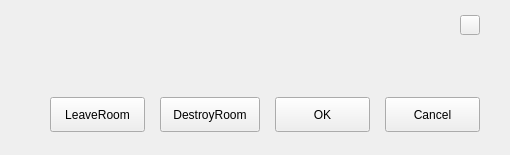
<?xml version="1.0" encoding="UTF-8"?>
<ui version="4.0">
 <class>TXMessageBox</class>
 <widget class="QWidget" name="TXMessageBox">
  <property name="geometry">
   <rect>
    <x>0</x>
    <y>0</y>
    <width>510</width>
    <height>155</height>
   </rect>
  </property>
  <property name="windowTitle">
   <string>TXMessageBox</string>
  </property>
  <layout class="QVBoxLayout" name="verticalLayout">
   <property name="spacing">
    <number>0</number>
   </property>
   <property name="leftMargin">
    <number>0</number>
   </property>
   <property name="topMargin">
    <number>0</number>
   </property>
   <property name="rightMargin">
    <number>0</number>
   </property>
   <property name="bottomMargin">
    <number>0</number>
   </property>
   <item>
    <widget class="QWidget" name="widget_bg" native="true">
     <layout class="QVBoxLayout" name="verticalLayout_2">
      <property name="spacing">
       <number>0</number>
      </property>
      <property name="leftMargin">
       <number>30</number>
      </property>
      <property name="topMargin">
       <number>10</number>
      </property>
      <property name="rightMargin">
       <number>20</number>
      </property>
      <property name="bottomMargin">
       <number>10</number>
      </property>
      <item>
       <widget class="QWidget" name="widget_title" native="true">
        <property name="minimumSize">
         <size>
          <width>0</width>
          <height>30</height>
         </size>
        </property>
        <property name="maximumSize">
         <size>
          <width>16777215</width>
          <height>30</height>
         </size>
        </property>
        <layout class="QHBoxLayout" name="horizontalLayout">
         <property name="spacing">
          <number>0</number>
         </property>
         <property name="leftMargin">
          <number>10</number>
         </property>
         <property name="topMargin">
          <number>0</number>
         </property>
         <property name="rightMargin">
          <number>10</number>
         </property>
         <property name="bottomMargin">
          <number>0</number>
         </property>
         <item>
          <spacer name="horizontalSpacer">
           <property name="orientation">
            <enum>Qt::Horizontal</enum>
           </property>
           <property name="sizeHint" stdset="0">
            <size>
             <width>40</width>
             <height>20</height>
            </size>
           </property>
          </spacer>
         </item>
         <item>
          <widget class="QPushButton" name="btn_close">
           <property name="minimumSize">
            <size>
             <width>20</width>
             <height>20</height>
            </size>
           </property>
           <property name="maximumSize">
            <size>
             <width>20</width>
             <height>20</height>
            </size>
           </property>
           <property name="text">
            <string/>
           </property>
          </widget>
         </item>
        </layout>
       </widget>
      </item>
      <item>
       <widget class="QWidget" name="widget_content" native="true">
        <layout class="QVBoxLayout" name="verticalLayout_3">
         <property name="spacing">
          <number>5</number>
         </property>
         <property name="leftMargin">
          <number>0</number>
         </property>
         <property name="topMargin">
          <number>0</number>
         </property>
         <property name="rightMargin">
          <number>0</number>
         </property>
         <property name="bottomMargin">
          <number>0</number>
         </property>
         <item>
          <widget class="QLabel" name="label_title">
           <property name="minimumSize">
            <size>
             <width>0</width>
             <height>25</height>
            </size>
           </property>
           <property name="maximumSize">
            <size>
             <width>16777215</width>
             <height>25</height>
            </size>
           </property>
           <property name="text">
            <string/>
           </property>
          </widget>
         </item>
         <item>
          <widget class="QLabel" name="label_content">
           <property name="text">
            <string/>
           </property>
           <property name="alignment">
            <set>Qt::AlignLeading|Qt::AlignLeft|Qt::AlignTop</set>
           </property>
          </widget>
         </item>
        </layout>
       </widget>
      </item>
      <item>
       <widget class="QWidget" name="widget_buttons" native="true">
        <property name="minimumSize">
         <size>
          <width>0</width>
          <height>30</height>
         </size>
        </property>
        <property name="maximumSize">
         <size>
          <width>16777215</width>
          <height>50</height>
         </size>
        </property>
        <property name="layoutDirection">
         <enum>Qt::RightToLeft</enum>
        </property>
        <layout class="QHBoxLayout" name="horizontalLayout_2">
         <property name="spacing">
          <number>15</number>
         </property>
         <property name="leftMargin">
          <number>10</number>
         </property>
         <property name="topMargin">
          <number>0</number>
         </property>
         <property name="rightMargin">
          <number>10</number>
         </property>
         <property name="bottomMargin">
          <number>10</number>
         </property>
         <item>
          <widget class="QPushButton" name="btn_cancel">
           <property name="sizePolicy">
            <sizepolicy hsizetype="Minimum" vsizetype="Expanding">
             <horstretch>0</horstretch>
             <verstretch>0</verstretch>
            </sizepolicy>
           </property>
           <property name="minimumSize">
            <size>
             <width>95</width>
             <height>35</height>
            </size>
           </property>
           <property name="maximumSize">
            <size>
             <width>95</width>
             <height>35</height>
            </size>
           </property>
           <property name="text">
            <string>Cancel</string>
           </property>
          </widget>
         </item>
         <item>
          <widget class="QPushButton" name="btn_ok">
           <property name="sizePolicy">
            <sizepolicy hsizetype="Minimum" vsizetype="Expanding">
             <horstretch>0</horstretch>
             <verstretch>0</verstretch>
            </sizepolicy>
           </property>
           <property name="minimumSize">
            <size>
             <width>95</width>
             <height>35</height>
            </size>
           </property>
           <property name="maximumSize">
            <size>
             <width>95</width>
             <height>35</height>
            </size>
           </property>
           <property name="text">
            <string>OK</string>
           </property>
          </widget>
         </item>
         <item>
          <widget class="QPushButton" name="btn_destory_room">
           <property name="sizePolicy">
            <sizepolicy hsizetype="Minimum" vsizetype="Expanding">
             <horstretch>0</horstretch>
             <verstretch>0</verstretch>
            </sizepolicy>
           </property>
           <property name="minimumSize">
            <size>
             <width>100</width>
             <height>35</height>
            </size>
           </property>
           <property name="maximumSize">
            <size>
             <width>100</width>
             <height>35</height>
            </size>
           </property>
           <property name="text">
            <string>DestroyRoom</string>
           </property>
          </widget>
         </item>
         <item>
          <widget class="QPushButton" name="btn_leave_room">
           <property name="sizePolicy">
            <sizepolicy hsizetype="Minimum" vsizetype="Expanding">
             <horstretch>0</horstretch>
             <verstretch>0</verstretch>
            </sizepolicy>
           </property>
           <property name="minimumSize">
            <size>
             <width>95</width>
             <height>35</height>
            </size>
           </property>
           <property name="maximumSize">
            <size>
             <width>95</width>
             <height>35</height>
            </size>
           </property>
           <property name="text">
            <string>LeaveRoom</string>
           </property>
          </widget>
         </item>
         <item>
          <spacer name="horizontalSpacer_2">
           <property name="orientation">
            <enum>Qt::Horizontal</enum>
           </property>
           <property name="sizeHint" stdset="0">
            <size>
             <width>40</width>
             <height>20</height>
            </size>
           </property>
          </spacer>
         </item>
        </layout>
       </widget>
      </item>
     </layout>
    </widget>
   </item>
  </layout>
 </widget>
 <layoutdefault spacing="6" margin="11"/>
 <resources/>
 <connections/>
</ui>
